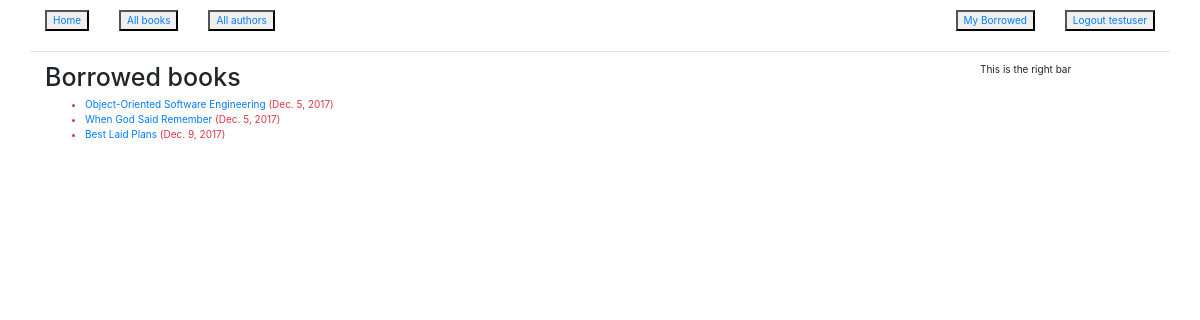
Screenshot of /catalog/mybooks/ (signed in) with the database file from the repository.
### catalog/models.py (models this page shows, shortened)
class BookInstance(models.Model):
    id = models.UUIDField(primary_key=True, default=uuid.uuid4, help_text="Unique ID for this particular book across whole library")
    book = models.ForeignKey('Book', on_delete=models.SET_NULL, null=True)
    imprint = models.CharField(max_length=200)
    due_back = models.DateField(null=True, blank=True)
    borrower = models.ForeignKey(User, on_delete=models.SET_NULL, null=True, blank=True)
    LOAN_STATUS = (
        ('m', 'Maintenance'),
        ('o', 'On loan'),
        ('a', 'Available'),
        ('r', 'Reserved'),
    )
    status = models.CharField(max_length=1, choices=LOAN_STATUS, blank=True, default='m', help_text='Book availability')
    @property
    def is_overdue(self):
        if self.due_back and date.today() > self.due_back:
            return True
        return False
    class Meta:
        ordering = ["due_back"]
        permissions = (("can_mark_returned", "Set book as returned"),)

class Book(models.Model):
    title = models.CharField(max_length=200)
    author = models.ForeignKey('Author', on_delete=models.SET_NULL, null=True)
    summary = models.TextField(max_length=1000, help_text="Enter a brief description of the book")
    isbn = models.CharField('ISBN', max_length=13, help_text='13 Character <a href="https://www.isbn-international.org/content/what-isbn">ISBN number</a>')
    genre = models.ManyToManyField(Genre, help_text="Select a genre for this book")
    def display_genre(self):
        """
        Creates a string for the Genre. This is required to display genre in Admin.
        """
        return ', '.join([ genre.name for genre in self.genre.all()[:3]])
    display_genre.short_description = 'Genre'

### catalog/views.py (the view)
class LoanedBooksByUserListView(LoginRequiredMixin,generic.ListView):
    model = BookInstance
    template_name = 'catalog/bookinstance_list_borrowed_user.html'
    paginate_by = 10
    def get_queryset(self):
        return BookInstance.objects.filter(borrower=self.request.user).filter(status__exact='o').order_by('due_back')

### catalog/templates/catalog/bookinstance_list_borrowed_user.html
{% extends "base_generic.html" %}
{% block content %}
    <h1>Borrowed books</h1>
    {% if bookinstance_list %}
        <ul>
        {% for bookinst in bookinstance_list %}
            <li class="{% if bookinst.is_overdue %}text-danger{% endif %}">
                <a href="{% url 'book-detail' bookinst.book.pk %}">{{ bookinst.book.title }}</a> ({{ bookinst.due_back }})
            </li>
        {% endfor %}
        </ul>
    {% else %}
        <p>There are no books borrowed.</p>
    {% endif %}
{% endblock %}

### catalog/templates/base_generic.html (shortened to what this page needs)
<!DOCTYPE html>
<html lang="en">
<head>
    <link rel="stylesheet" href="https://maxcdn.bootstrapcdn.com/bootstrap/3.3.7/css/bootstrap.min.css">
    {% load static %}
    <link rel="stylesheet" href="{% static 'css/bootstrap.min.css' %}">
</head>
<body>
    <div class="container-fluid">
        <div class="col">
            <div class="">
                {% block sidebar %}
                <ul class="nav">
                    <li><a href="{% url 'index' %}"><button>Home</button></a> </li>
                    <li><a href="{% url 'books' %}"><button>All books</button></a> </li>
                    <li><a href="{% url 'authors' %}"><button>All authors</button></a> </li>
                    {% if user.is_authenticated %}
                        <li><a href="{% url 'my-borrowed' %}"><button>My Borrowed</button></a> </li>
                        <li><a href="{% url 'logout' %}?next={{ request.path }}"><button>Logout {{ user }}</button> </a> </li>
                {% else %}
<li class="sidebar-nav"><a href="{% url 'login' %}?next={{ request.path }}"><button>Login</button></a> </li>
                {% endif %}
                </ul>
                    <hr>
                {% endblock %}
            </div>
        <div class="col-sm-10">
            {% block content %}{% endblock %}
        </div>
        </div>
    {% block footer %}
        <p>This is the right bar</p>
    {% endblock %}
    </div>
</body>
</html>

### rows the page displays
BookInstance: book "Object-Oriented Software Engineering", due_back "Dec. 5, 2017"
BookInstance: book "When God Said Remember", due_back "Dec. 5, 2017"
BookInstance: book "Best Laid Plans", due_back "Dec. 9, 2017"

### other values shown
{{ user }} "testuser"
